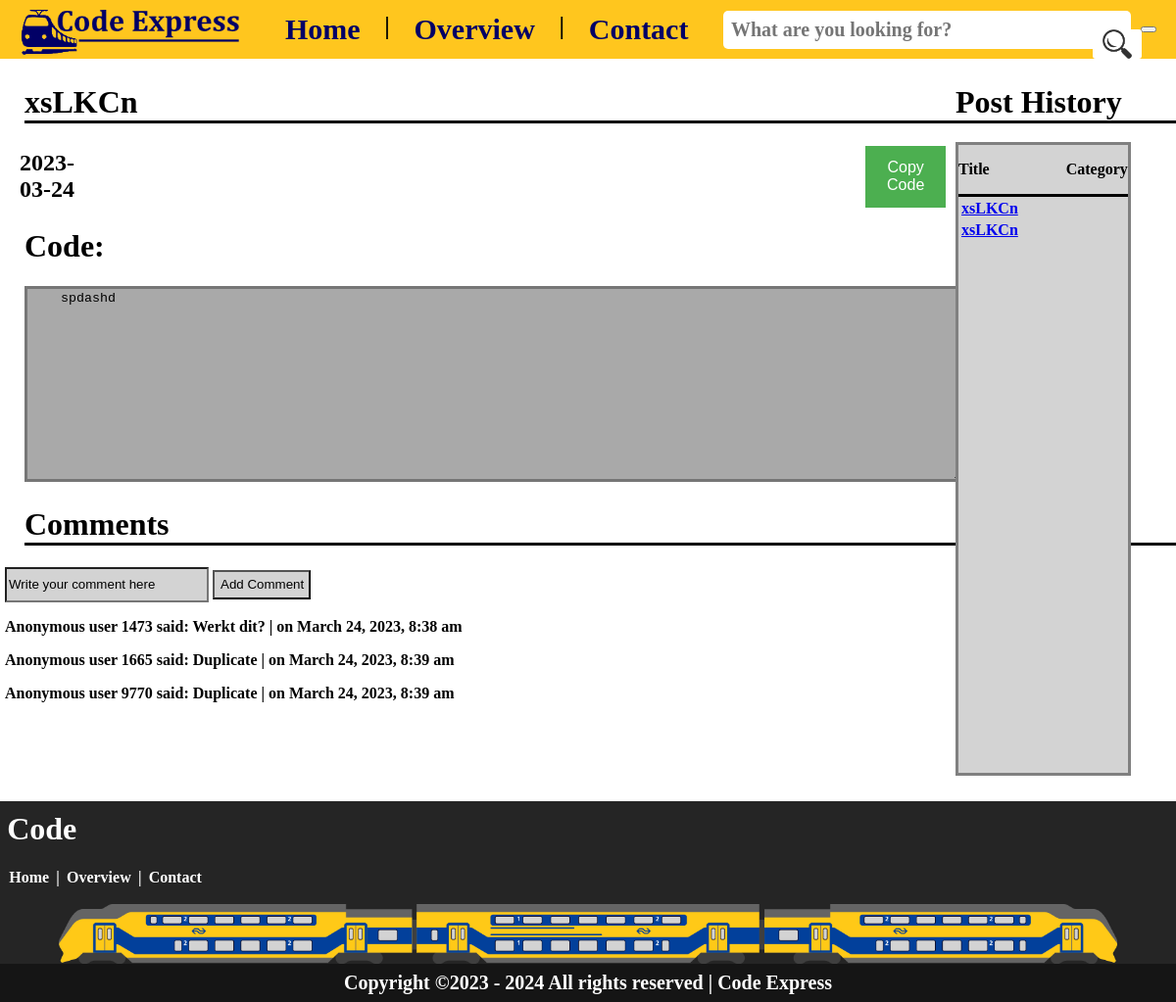
The app's page /page/code.php?id=1 with its own data.
### tables this page shows
CREATE TABLE `configuration` (
  `id` int(11) NOT NULL,
  `code` longtext NOT NULL,
  `title` varchar(255) NOT NULL,
  `html` varchar(50) DEFAULT NULL,
  `css` varchar(50) DEFAULT NULL,
  `php` varchar(50) DEFAULT NULL,
  `javascript` varchar(50) DEFAULT NULL,
  `SQLcode` varchar(50) DEFAULT NULL,
  `date` date DEFAULT NULL,
  `description` text DEFAULT NULL,
  `creator` varchar(255) DEFAULT NULL
);

CREATE TABLE `comments` (
  `id` int(11) NOT NULL,
  `comment_text` varchar(255) NOT NULL,
  `username` varchar(255) DEFAULT NULL,
  `date_created` datetime NOT NULL,
  `problem_id` int(11) NOT NULL
);

### page/code.php (the view, shortened to what this page needs)
<?php
include '../include/connection.php';
if (isset($_GET['id'])) {
    $id = intval($_GET['id']);
} else {
    $title = "CodeExpress";
}
?>
<!DOCTYPE html>
<html lang="en">
<head>
    <link rel="stylesheet" href="https://codemirror.net/theme/dracula.css">
    <link rel="stylesheet" href="https://cdnjs.cloudflare.com/ajax/libs/codemirror/5.62.0/codemirror.min.css" />
    <link rel="stylesheet" href="https://cdnjs.cloudflare.com/ajax/libs/codemirror/5.62.0/theme/darcula.min.css" />
    <?php
    $stmt = $pdo->prepare("SELECT * FROM configuration WHERE id = ?");
    $stmt->execute([$id]);
    $code = $stmt->fetch(PDO::FETCH_OBJ);
    function getTitle()
    {
        global $code;
        return $code->title;
    }
    function getDatum()
    {
        global $code;
        return $code->date;
    }
    function getCode()
    {
        global $code;
        return htmlspecialchars($code->code);
    }
    ?>
</head>
<body>
    <?php include "../include/navbar.php" ?>
    <div class="code-container">
        <div class="left-container">
            <h1 class="config"><?php echo getTitle(); ?></h1>
            <div class="header-box">
                <h2 class="margin"><?php echo getDatum(); ?></h2>
                <button id="copy-btn" onclick="copyToClipboard()">Copy Code</button>
            </div>
            <form method="post" action="../page/index.php">
                <h1 class="config-code">Code:</h1>
                <textarea cols="80" rows="10" id="code" type="text" name="code" mode="text/html">
    <?php echo getCode(); ?>
</textarea>
            </form>
            <div>
                <h1 class="config">Comments</h1>
                <form method="post">
                    <div class="flex-direction-column">
                        <input class="code-input" type="text" id="comment_text" name="comment_text" placeholder="Write your comment here">
                        <input class="code-button" type="submit" name="submit" value="Add Comment">
                    </div>
                    <?php
                    $conn = mysqli_connect("localhost", "root", "", "codeexpress");
                    $problem_id = $_GET['id'];
                    $sql = "SELECT * FROM comments WHERE problem_id = $problem_id";
                    $result = mysqli_query($conn, $sql);
                    while ($row = mysqli_fetch_assoc($result)) {
                        echo "<p>Anonymous user " . $row['username'] . " said: " . $row['comment_text'] . " | on " . date("F j, Y, g:i a", strtotime($row['date_created'])) . "</p>";
                    }
                    ?>
                </form>
            </div>
        </div>
        <div class="right-container">
            <h1>Post History</h1>
            <div class="right-container-content">
                <div class="line">
                    <div class="flex-direction-row-height">
                        <p class="margin-righter">Title</p>
                        <p>Category</p>
                    </div>
                </div>
                <div class="table-container">
                    <table>
                        <?php
                        $sql = "SELECT * FROM configuration";
                        $result = $pdo->query($sql);
                        if ($result->rowCount() > 0) {
                            while ($row = $result->fetch()) {
                                echo "<tr>";
                                echo "<td><a class='margin-right' href='../page/code.php?id=" . $row['id'] . "'>" . $row["title"] . "</a></td>";
                                echo "<td>" . $row["category"] . "</td>";
                                echo "</tr>";
                            }
                        } else {
                            echo "<tr><td colspan='2'>No results found</td></tr>";
                        }
                        ?>
                    </table>
                </div>
            </div>
        </div>
    </div>
    <?php include "../include/footer.php" ?>
</body>
</html>

### records on screen
configuration: title "xsLKCn", date "2023-03-24", code "spdashd"
comments: username "1473", comment_text "Werkt dit?", date_created "March 24, 2023, 8:38 am"
comments: username "1665", comment_text "Duplicate", date_created "March 24, 2023, 8:39 am"
comments: username "9770", comment_text "Duplicate", date_created "March 24, 2023, 8:39 am"
configuration: title "xsLKCn"
